Frame 1 (no input): blank canvas, image omitted
Frame 60 (the mouse pressed at the canvas centre just before this capture): blank canvas, image omitted
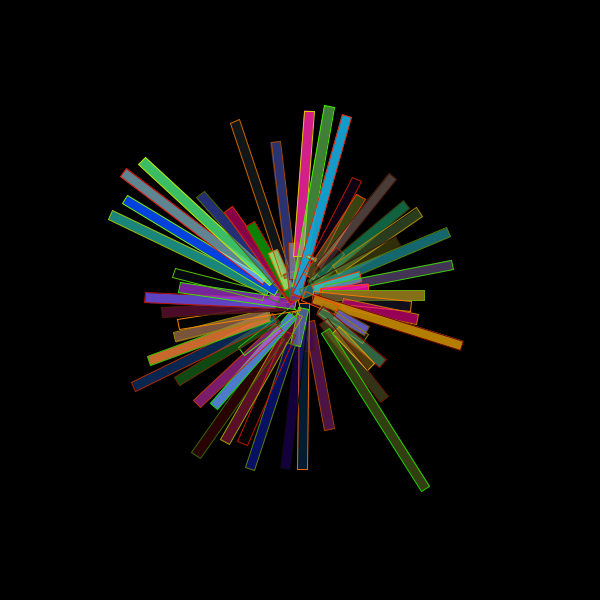
Frame 120 (the mouse held since frame 60 and released just before this capture)

The Processing sketch whose frames 1 and 60 were blank and that drew this single picture after the mouse press (run headless with seeded random() and noise(); from frame 60 on, the mouse is pressed at the canvas centre):

// Processing sketch: processing_186415
// ── processing_186415.pde

void setup()
{
size( 600, 600 );
background( 0 );

}
 
 
void draw()
 
{
translate(mouseX,mouseY);
rotate(frameCount/10.0);
if (mousePressed) {
   stroke ( random(0, 255), random(0, 255), 0);
 fill (random(0, 255), random(0,255), random (0, 255), random (0, 255));
 rect(0, random (0, 50), (10), random (0, 200));
}
 }
